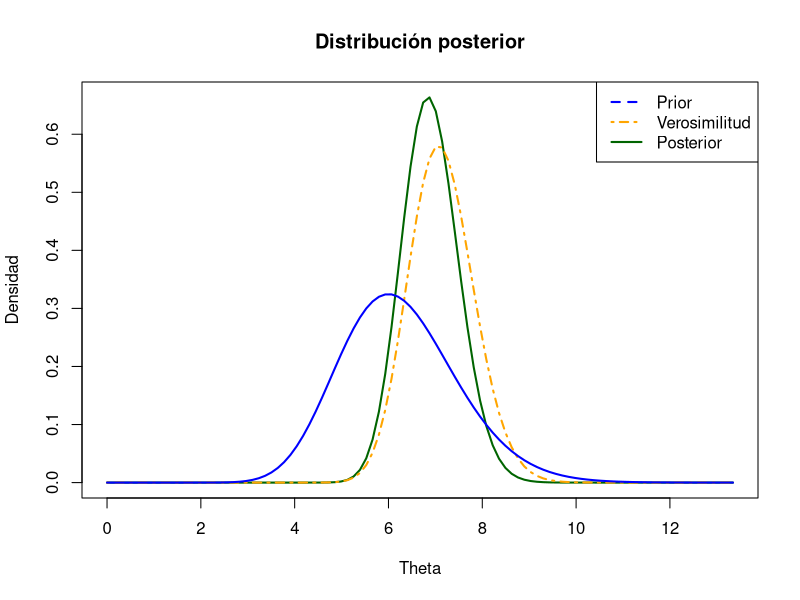
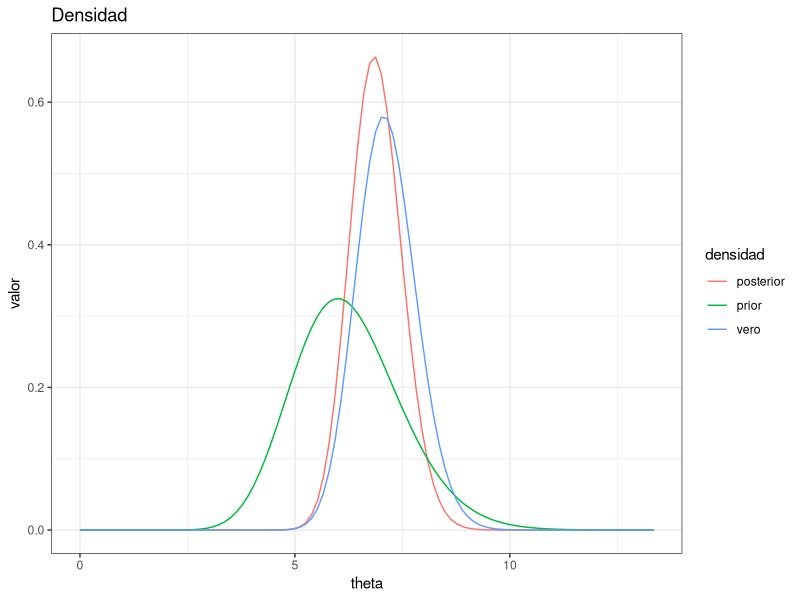
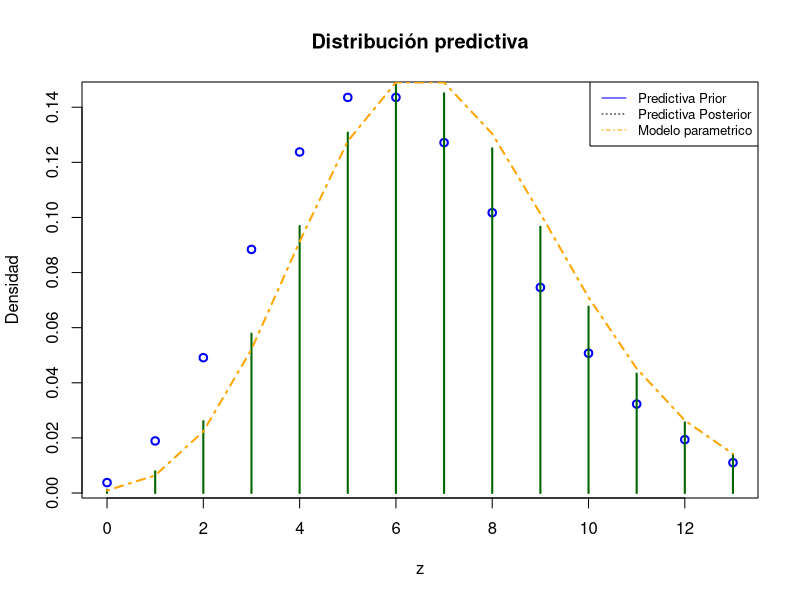

R code for these plots, in order:
######### ESTADíSTICA BAYESIANA ########
#------------ TAREA 1 -------------
set.seed(2)
library(ggplot2)
library(tidyr)
# X_i ~ Poisson(theta)
n <- 15
theta <- 7
X <- rpois(n,theta)

#----PRIORI: Gamma(alpha0,beta0)----
# Hiperparámetros
alpha0 <- 25
beta0 <- 4

#-----POSTERIOR: Gamma(alpha1, beta1)----
alpha1 <- alpha0 + sum(X)
beta1 <- beta0 + n

#Valores de theta para graficar.
theta.seq <- seq(0,max(X)+sd(X),length.out=100)
#----Gráficas----
plot(theta.seq,dgamma(theta.seq,alpha1,beta1),xlab="Theta",ylab="Densidad",
     main="Distribución posterior",type="l",col="darkgreen",lwd=2) #posterior
lines(theta.seq,dgamma(theta.seq,sum(X)+1,n),col="orange",lty=4,lwd=2) #verosimilitud
lines(theta.seq,dgamma(theta.seq,alpha0,beta0),col="blue",lty=1,lwd=2) #prior
legend("topright", legend=c("Prior","Verosimilitud","Posterior"), lty=c(2,4,1), col=c("blue","orange","darkgreen"), lwd=2)
#------ con ggplot2 ----
pr_pos <- data.frame(theta = seq(0,max(X)+sd(X),length.out=100),
                     vero = dgamma(theta.seq,sum(X)+1,n),
                     prior = dgamma(theta.seq,alpha0,beta0),
                     posterior = dgamma(theta.seq,alpha1,beta1))
pr_pos_gather <- pr_pos %>% gather(key="densidad",value="valor",-theta)
ggplot(pr_pos_gather, aes(x=theta,y=valor,color=densidad)) +
  geom_line() +
  ggtitle("Densidad") +
  theme_bw()
#-----------------
#----PREDICTIVA INICIAL----
r0 <- alpha0 
p0 <- beta0/(beta0+1) 

#----PREDICTIVA FINAL----
r1 <- alpha1 #alpha0 + sum(X)
p1 <- beta1/(beta1+1) #(beta0 + n)/(beta0 + n + 1)

#----Gráficas----
z <- seq(0,max(X)+sd(X),by=1)

plot(z,dnbinom(z, r0, p0), main="Distribución predictiva",ylab="Densidad",lwd=2,col="blue") #predictiva inical
points(z, dnbinom(z,r1,p1), lwd=2, col="darkgreen",type="h")   #predictiva final
lines(z,dpois(z,theta),col="orange",lty=4,lwd=2) #modelo paramétrico
legend("topright", legend=c("Predictiva Prior","Predictiva Posterior","Modelo parametrico"), lty=c(1,3,4), col=c("blue","black","orange"),cex=0.8)  
